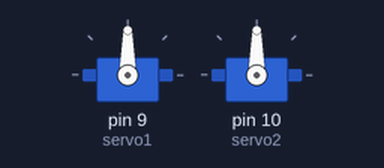
Bench run of a sketch on a simulated Arduino Uno, built with avr-gcc and run on an emulated ATmega328P. On the bench: 2 × servo.

Above: at 0.05 s.
At 4.95 s:
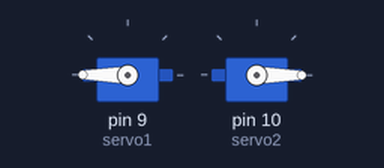
At 9.95 s:
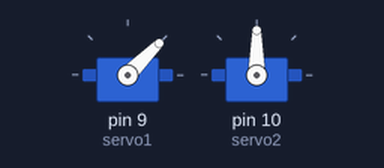
At 19.95 s:
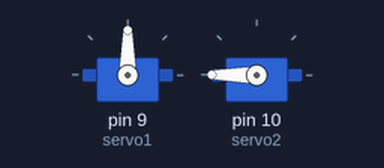
Timing chart, 0 to 26.0 s (numbered marks = the images above):
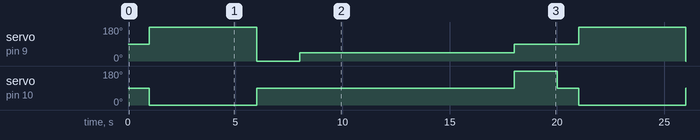

The sketch:

les01_servo.ino
```cpp
/***************************************/
/*         Gebruik de Arduino om de
/*         Servo's te controleren
/**************************************/

#include <Servo.h>

Servo servo1;
Servo servo2;

void setup()
{
  servo1.attach( 9);  // connecteer servo op pin  9
  servo2.attach(10);  // connecteer servo op pin 10
}

void loop()
{
  servo1.write(90);
  servo2.write(90);
  delay(1000);
  servo1.write(180);
  servo2.write(0);
  delay(5000);
  servo1.write(0);
  servo2.write(90);
  delay(2000);
  servo1.write(45);
  delay(10000);
  servo1.write(90);
  servo2.write(180);
  delay(2000);
  servo2.write(90);
  delay(10);
}
```

Measured:
- by itself, servo on pin 9 (servo1): repeats every 20.0 s: 0° 2.0 s, 45° 10.0 s, 90° 3.0 s, 180° 5.0 s
- by itself, servo on pin 10 (servo2): repeats every 20.0 s: 90° 12.0 s, 180° 2.0 s, 90° 1.0 s, 0° 5.0 s
